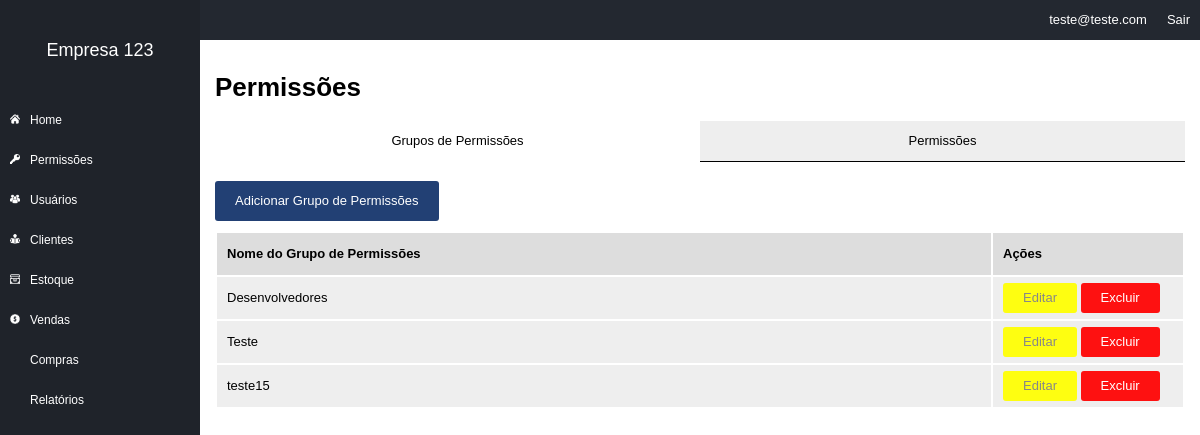
The page /permissions (signed in) on the database its author committed.
### tables this page shows
CREATE TABLE `permission_groups` (
  `Id` int(11) NOT NULL AUTO_INCREMENT,
  `name` varchar(50) DEFAULT NULL,
  `params` varchar(200) DEFAULT NULL,
  `id_company` int(11) DEFAULT NULL,
  PRIMARY KEY (`Id`)
);

### core/controller.php (called while the page is built, shortened)
<?php
class controller{
    public function loadTemplate($viewName,$viewData = array()){
        require 'views/template.php';
    }
    public function loadViewInTemplate($viewName,$viewData = array()){
        extract($viewData);
        require "views/".$viewName.".php";
    }
}

### core/Core.php (called while the page is built, shortened)
<?php
    class Core{
        public function run(){
            $url = '/';
            if(!empty($_GET['url'])) {
                $url .= $_GET['url'];
            }
            $params = array();
            if(!empty($url) && $url != "/"){
                $url = explode("/",$url);
                array_shift($url);
                array_shift($url);
                if(isset($url) && !empty($url[0])){
                    $currentAction = $url[0];
                    array_shift($url);
                }else{
                    $currentAction = "index";
                }
            }else{
                $currentController = "homeController";
                $currentAction = "index";
            }
            $c = new $currentController();
            call_user_func_array(array($c,$currentAction),$params);
        }
    }

### index.php (called while the page is built, shortened)
<?php
$core = new Core();
$core->run();

### core/model.php (called while the page is built, shortened)
<?php
    class model{
        public function __construct() {
            global $db;
            $this->db = $db;
        }
    }

### models/Permissions.php (called while the page is built, shortened)
<?php
class Permissions extends Model {
    public function getGroupsList($comp) {
        $array = [];
        $sql = $this->db->prepare("SELECT * FROM permission_groups WHERE id_company = :c");
        $sql->bindValue(":c", $comp);
        $sql->execute();
        if ($sql->rowCount() > 0) {
            $array = $sql->fetchAll(PDO::FETCH_ASSOC);
        }
        return $array;
    }
}

### models/Users.php (called while the page is built, shortened)
<?php
class Users extends Model
{
    private $userInfo;
    public function setLoggedUser()
    {
        if (!empty($_SESSION['ccUser'])) {
            $id = $_SESSION['ccUser'];
            $sql = $this->db->prepare("SELECT * FROM users WHERE Id = :id");
            $sql->bindValue(":id", $id);
            $sql->execute();
            if ($sql->rowCount() > 0) {
                $this->userInfo = $sql->fetch(PDO::FETCH_ASSOC);
            }
        }
    }
    public function getCompany()
    {
        if (!empty($this->userInfo['id_company'])) {
            return $this->userInfo['id_company'];
        } else {
            return 0;
        }
    }
}

### views/permissions.php (the view, shortened to what this page needs)
<h1>Permissões</h1>
<div class="tabArea">
    <div class="tabItem activeTab">Grupos de Permissões</div>
    <div class="tabItem">Permissões</div>
</div>
<div class="tabContent">
    <div class="tabBody" style="display:block;">
        <a class="button" href="<?php echo BASE_URL . "permissions/addGroup"; ?>">Adicionar Grupo de Permissões</a>
        <table width="100%">
            <tr>
                <th align="left">Nome do Grupo de Permissões</th>
                <th width="170">Ações</th>
            </tr>
            <?php foreach ($permissionsGroupsList as $pG) {
                ?>
                <tr>
                    <td><?php echo $pG['name']; ?></td>
                    <td>
                        <a class="button bt-sm bt-yel" href="<?php echo BASE_URL . "permissions/editGroup/" . $pG['Id']; ?>" >Editar</a>
                        <a class="button bt-sm bt-red" href="<?php echo BASE_URL . "permissions/delGroup/" . $pG['Id']; ?>" onclick="return confirm('Deseja realmente excluir?');">Excluir</a>
                    </td>
                </tr>
                <?php
            }
            ?>
        </table>
    </div>
</div>

### assets/css/estilos.css (style rules this page uses)
body { margin: 0; padding: 0; font-size: 13px; font-family: Arial; }
.tabArea { height: 40px; }
.tabItem { float: left; width: 50%; height: 40px; line-height: 40px; text-align: center; border-bottom: 1px solid #000; background-color: #eee; cursor: pointer; }
.activeTab { border-bottom: 1px solid #fff; background-color: #fff; }
.tabBody { display: none; padding-top: 20px; }
input[type="submit"], button, .button { text-decoration: none; border: 0; background-color: #224074; color: #fff; height: 40px; line-height: 40px; border-radius: 3px; padding-left: 20px; padding-right: 20px; cursor: pointer; font-size: 13px; display: inline-block; }
.bt-sm { height: 30px; line-height: 30px; }
.bt-red { background-color: #fe1111 !important; }
.bt-yel { background-color: #fefe11 !important; color: #888; }
table { margin-top: 10px; }
table th { height: 40px; line-height: 40px; background-color: #ddd; text-align: left; padding-left: 10px; padding-right: 10px; }
table td { height: 40px; line-height: 40px; background-color: #eee; text-align: left; padding-left: 10px; padding-right: 10px; }

### rows shown on the page
permission_groups: name "Desenvolvedores"
permission_groups: name "Teste"
permission_groups: name "teste15"

### other values the page prints
$viewData['companyName'] "Empresa 123"
$viewData['userEmail'] "teste@teste.com"
